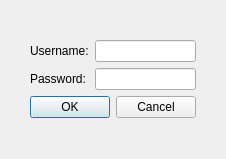
<ui version="4.0" >
 <class>Dialog</class>
 <widget class="QDialog" name="Dialog" >
  <property name="geometry" >
   <rect>
    <x>0</x>
    <y>0</y>
    <width>226</width>
    <height>159</height>
   </rect>
  </property>
  <property name="windowTitle" >
   <string>pyKafe</string>
  </property>
  <property name="windowIcon" >
   <iconset>../../data/icons/pyKafe.png</iconset>
  </property>
  <layout class="QGridLayout" >
   <property name="margin" >
    <number>9</number>
   </property>
   <property name="spacing" >
    <number>6</number>
   </property>
   <item row="2" column="0" >
    <spacer>
     <property name="orientation" >
      <enum>Qt::Horizontal</enum>
     </property>
     <property name="sizeHint" >
      <size>
       <width>40</width>
       <height>20</height>
      </size>
     </property>
    </spacer>
   </item>
   <item row="2" column="3" >
    <spacer>
     <property name="orientation" >
      <enum>Qt::Horizontal</enum>
     </property>
     <property name="sizeHint" >
      <size>
       <width>40</width>
       <height>20</height>
      </size>
     </property>
    </spacer>
   </item>
   <item row="0" column="2" >
    <spacer>
     <property name="orientation" >
      <enum>Qt::Vertical</enum>
     </property>
     <property name="sizeHint" >
      <size>
       <width>20</width>
       <height>40</height>
      </size>
     </property>
    </spacer>
   </item>
   <item row="4" column="2" >
    <spacer>
     <property name="orientation" >
      <enum>Qt::Vertical</enum>
     </property>
     <property name="sizeHint" >
      <size>
       <width>20</width>
       <height>40</height>
      </size>
     </property>
    </spacer>
   </item>
   <item row="3" column="1" colspan="2" >
    <widget class="QDialogButtonBox" name="buttonBox" >
     <property name="orientation" >
      <enum>Qt::Horizontal</enum>
     </property>
     <property name="standardButtons" >
      <set>QDialogButtonBox::Cancel|QDialogButtonBox::NoButton|QDialogButtonBox::Ok</set>
     </property>
    </widget>
   </item>
   <item row="1" column="1" >
    <widget class="QLabel" name="label" >
     <property name="text" >
      <string>Username:</string>
     </property>
    </widget>
   </item>
   <item row="1" column="2" >
    <widget class="QLineEdit" name="username" />
   </item>
   <item row="2" column="1" >
    <widget class="QLabel" name="label_2" >
     <property name="text" >
      <string>Password:</string>
     </property>
    </widget>
   </item>
   <item row="2" column="2" >
    <widget class="QLineEdit" name="password" >
     <property name="echoMode" >
      <enum>QLineEdit::Password</enum>
     </property>
    </widget>
   </item>
  </layout>
 </widget>
 <resources/>
 <connections>
  <connection>
   <sender>buttonBox</sender>
   <signal>accepted()</signal>
   <receiver>Dialog</receiver>
   <slot>accept()</slot>
   <hints>
    <hint type="sourcelabel" >
     <x>248</x>
     <y>254</y>
    </hint>
    <hint type="destinationlabel" >
     <x>157</x>
     <y>274</y>
    </hint>
   </hints>
  </connection>
  <connection>
   <sender>buttonBox</sender>
   <signal>rejected()</signal>
   <receiver>Dialog</receiver>
   <slot>reject()</slot>
   <hints>
    <hint type="sourcelabel" >
     <x>316</x>
     <y>260</y>
    </hint>
    <hint type="destinationlabel" >
     <x>286</x>
     <y>274</y>
    </hint>
   </hints>
  </connection>
 </connections>
</ui>
